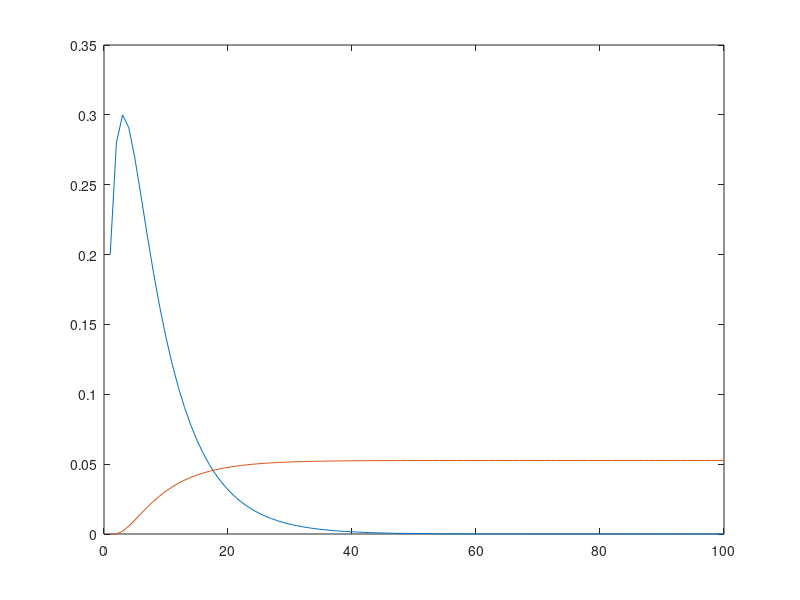

MATLAB code for this plot:
%6. Considere a cadeia de Markov com o diagrama de transic¸ao de estados seguinte:
%(a) Defina em Matlab a matriz de transic¸ao de estados ˜ T, com Tij sendo a probabilidade de ir do estado
%j para o estado i num unico passo.
T = [.8 0 .3 0 0 ;
    .2 .6 .2 0 0 ;
    0 .1 .4 0 0 ;
    0 .3 0 1 0 ;
    0 0 .1 0 1];
%% 
%(b) Fac¸a um grafico com a probabilidade de, comec¸ando no estado 1, estar no estado 2 ao fim de ´ n
%passos, com n a variar de 1 ate 100. Justifique o que observa.
nmax = 100;
n = (1:nmax);
x0 = zeros(5, 1);
x0(1) = 1;
t = zeros(1,nmax);
t5 = zeros(1,nmax);
for i = n
    temp = T^i * x0;
    t(i) = temp(2);
    t5(i) = temp(5);
end
plot(n,t);
hold;
%JUSTIFICATIVA: a princípio, a probabilidade aumenta a medida que o numero de iterações
%aumenta, porque a variável aleatória "explora os estados" mas depois de
%alcançar seu pico na 3ª iteração, começa a ser absorvida pelos estados 3 e
%5, logo, a chance de estar no estado 2 tende a 0
%% 
%(c) Fac¸a um grafico com a probabilidade de, comec¸ando no estado 1, estar no estado 3 ao fim de ´ n
%passos. Na mesma figura, fac¸a um segundo grafico com a probabilidade de, comec¸ando no estado ´
%1, estar no estado 5 ao fim de n passos. Em ambos os casos, considere n a variar de 1 ate 100. ´
%Justifique o que observa.
plot(n, t5);
%JUSTIFICATIVA: a variável aleatória vai ser absorvida pelos estados 3 e 5
%sendo assim, ao longo do tempo podemos notar que a probabilidade de estar
%no estado 5 tende a um valor diferente de 0.
%%
%(d) Determine a matriz Q.
Q = T(1:3, 1:3)
%% 
%(e) Determine a matriz fundamental F.
F = inv(eye(3) - Q)
%%
%(f) Qual a media (valor esperado) do n ´ umero de passos at ´ e´ a absorc¸ ` ao comec¸ando no estado 1? E ˜
%comec¸ando no estado 2? E se comec¸ando no estado 4?
disp("passos até absorção começando 1 (sum col 1)")
disp(sum(F(:,1), 1))
disp("passos até absorção começando 2 (sum col 2)")
disp(sum(F(:,2), 1))
disp("passos até absorção começando 4 (sum col 4)")
disp(sum(F(:,3), 1))




